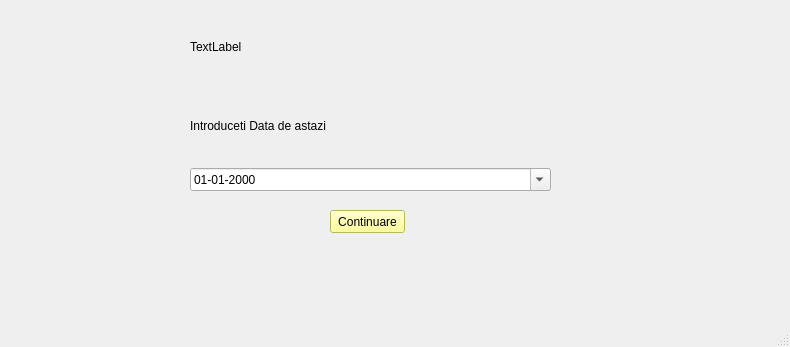
<?xml version="1.0" encoding="UTF-8"?>
<ui version="4.0">
 <class>ProiectExistent</class>
 <widget class="QMainWindow" name="ProiectExistent">
  <property name="geometry">
   <rect>
    <x>0</x>
    <y>0</y>
    <width>790</width>
    <height>347</height>
   </rect>
  </property>
  <property name="windowTitle">
   <string>MainWindow</string>
  </property>
  <property name="styleSheet">
   <string notr="true">background-image: url(:/bg_final.png);</string>
  </property>
  <widget class="QWidget" name="centralwidget">
   <widget class="QPushButton" name="pushButton">
    <property name="geometry">
     <rect>
      <x>330</x>
      <y>210</y>
      <width>75</width>
      <height>23</height>
     </rect>
    </property>
    <property name="styleSheet">
     <string notr="true">background-color: rgb(255, 255, 127);
selection-background-color: rgb(255, 255, 255);</string>
    </property>
    <property name="text">
     <string>Continuare</string>
    </property>
   </widget>
   <widget class="QWidget" name="layoutWidget">
    <property name="geometry">
     <rect>
      <x>190</x>
      <y>10</y>
      <width>361</width>
      <height>181</height>
     </rect>
    </property>
    <layout class="QVBoxLayout" name="verticalLayout">
     <item>
      <widget class="QLabel" name="label_2">
       <property name="text">
        <string>TextLabel</string>
       </property>
      </widget>
     </item>
     <item>
      <widget class="QLabel" name="label">
       <property name="text">
        <string>Introduceti Data de astazi</string>
       </property>
      </widget>
     </item>
     <item>
      <widget class="QDateEdit" name="dateEdit">
       <property name="displayFormat">
        <string>dd-MM-yyyy</string>
       </property>
       <property name="calendarPopup">
        <bool>true</bool>
       </property>
      </widget>
     </item>
    </layout>
   </widget>
  </widget>
  <widget class="QMenuBar" name="menubar">
   <property name="geometry">
    <rect>
     <x>0</x>
     <y>0</y>
     <width>790</width>
     <height>21</height>
    </rect>
   </property>
  </widget>
  <widget class="QStatusBar" name="statusbar"/>
 </widget>
 <resources/>
 <connections/>
</ui>
